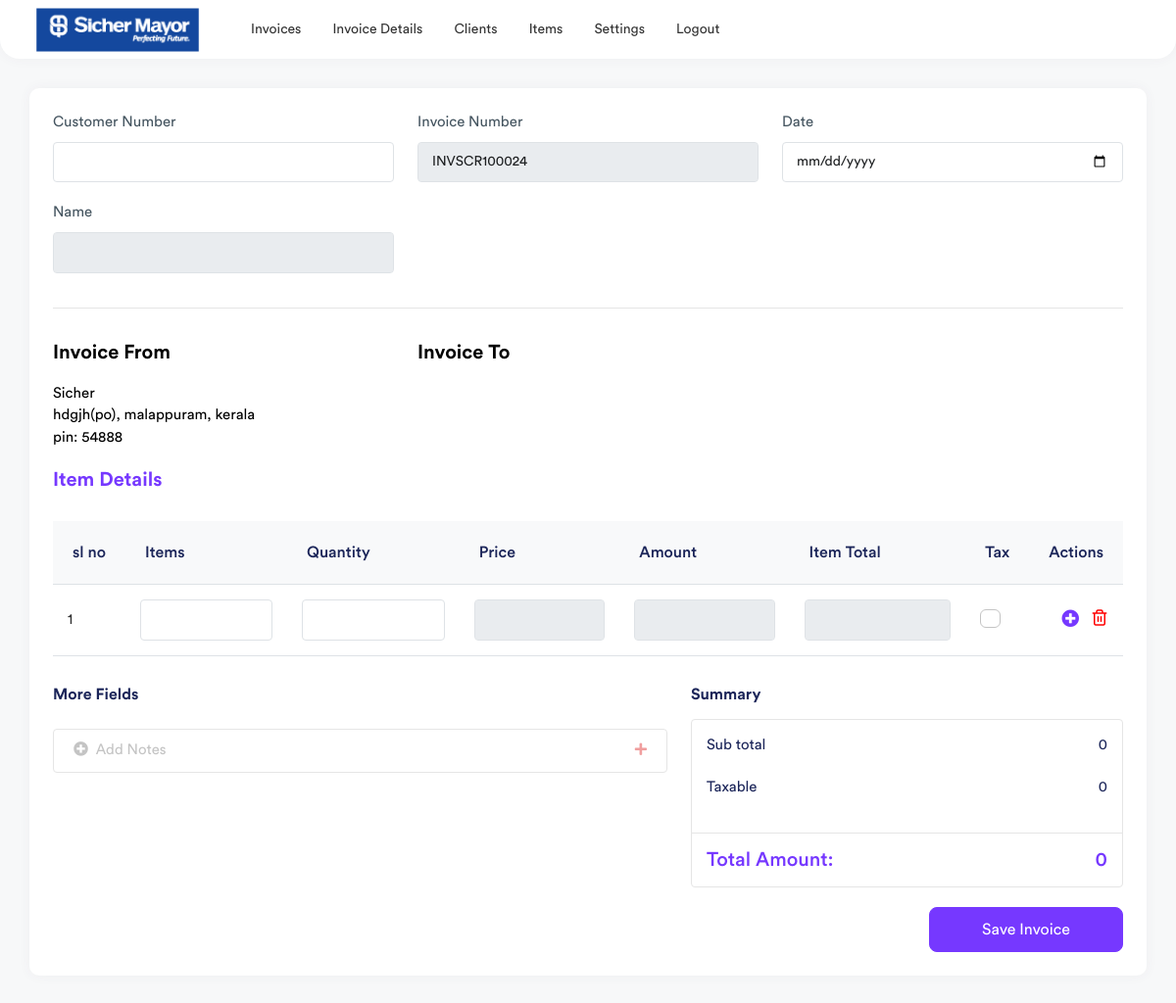
The page /invoice (signed in) on the database its author committed.
### invoice/models.py (models this page shows, shortened)
class FromDetails(models.Model):
    name = models.CharField(max_length=50,null=True)
    phone = models.CharField(max_length=20,null=True)
    email = models.CharField(max_length=50,null=True)
    website = models.CharField(max_length=50,null=True)
    address = models.CharField(max_length=100,null=True)
    district = models.CharField(max_length=50,null=True)
    state = models.CharField(max_length=25,null=True)
    pincode = models.CharField(max_length=15,null=True)
    class Meta:
        verbose_name_plural = ("Main Admin")

### invoice/views.py (the view)
# urls.py: path('invoice',views.invoice, name='invoice'),
@login_required(login_url="/login-page/")
def invoice(request):
    if Invoice.objects.exists():
        inv = Invoice.objects.last().id
        inv_id = 'INVSCR'+str(100000+inv)
    else:
        inv=0
        inv_id = 'INVSCR'+str(100000+inv)
    customers = ClientDetails.objects.all()
    admin_details = FromDetails.objects.all().last()
    items = Items.objects.all()
    context = {
        "invoice_id":inv_id,
        "customers":customers,
        "admin_details":admin_details,
        "items":items,
    }
    return render(request,'invoice.html',context)

### templates/invoice.html (shortened to what this page needs)
{% extends 'base.html' %}
{% load static %}
{% block content %}
<div class="page-wrapper" >
    <div class="content container-fluid">
        <div class="row">
            <div class="col-md-12">
                <div class="card invoices-add-card">
                    <div class="card-body">
                        <div class="invoices-main-form">
                            <div class="row">
                                <div class="col-xl-4 col-md-6 col-sm-12 col-12">
                                    <div class="form-group">
                                        <label>Customer Number</label>
                                        <input type="text" class="form-control" onchange="chengingName()" id="customerphone" name="checkname" list="customer">
                                    </div>
                                    <div class="form-group">
                                        <label>Name</label>
                                        <input type="text" class="form-control" readonly id="customername">
                                    </div>
                                </div>
                                <div class="col-xl-4 col-md-6 col-sm-12 col-12">
                                    <div class="form-group">
                                        <label>Invoice Number</label>
                                        <input type="text" class="form-control" id="invoicenumber" value="{{invoice_id}}" readonly name="invoicenumber" >
                                    </div>
                                </div>
                                <div class="col-xl-4 col-md-6 col-sm-12 col-12">
                                    <div class="form-group">
                                        <label>Date</label>
                                        <input type="date" class="form-control" id="invoicedate" name="date" >
                                    </div>
                                </div>
                            </div>
                        </div>
                        <div class="invoice-item">
                            <div class="row">
                                <div class="col-xl-4 col-lg-6 col-md-6">
                                    <div class="invoice-info">
                                        <strong class="customer-text">Invoice From </strong>
                                        <p class="invoice-details invoice-details-two">
                                            {{admin_details.name}}<br>
                                            {{admin_details.address}}, {{admin_details.district}}, {{admin_details.state }}<br>
                                            pin: {{admin_details.pincode}}<br>
                                        </p>
                                    </div>
                                </div>
                                <div class="col-xl-4 col-lg-6 col-md-6">
                                    <div class="invoice-info">
                                        <strong class="customer-text">Invoice To</strong>
                                        <p class="invoice-details invoice-details-two">
                                             <br>
                                                 <br>
                                                 <br>
                                        </p>
                                    </div>
                                </div>
                            </div>
                        </div>
                        <div class="invoice-add-table">
                            <h4>Item Details</h4>
                            <div class="table-responsive">
                                <table class="table table-center add-table-items">
                                    <thead>
                                        <tr><th>sl no</th>
                                            <th>Items</th>
                                            <th>Quantity</th>
                                            <th>Price</th>
                                            <th>Amount</th>
                                            <th>Item Total</th>
                                            <th>Tax</th>
                                            <th>Actions</th>
                                        </tr>
                                    </thead>
                                    <tbody>
                                        <tr class="add-row">
                                            <td>1</td>
                                            <td>
                                                <input type="text" class="form-control" onchange="ProductSearch(1)" id="itemname1" list="items">
                                            </td>
                                            <td>
                                                <input type="number" id="qty1" onchange="qtyChange(1)" class="form-control">
                                            </td>
                                            <td>
                                                <input type="number" readonly id="itemprice1" class="form-control">
                                            </td>
                                            <td>
                                                <input type="number" readonly    id="itemtotal1" class="form-control">
                                            </td>
                                            <td>
                                                <input type="number" readonly id="itemtaxtotal1" class="form-control">
                                            </td>
                                            <td>
                                                <label class="custom_check">
                                                    <span class="checkmark"></span>
                                                </label>
                                            </td>
                                            <td class="add-remove text-end">
                                                <a href="javascript:void(0);" class="add-btn me-2"><i
                                                        class="fas fa-plus-circle"></i></a>
                                                <a href="javascript:void(0);" onclick="DeleteRow(1)" class="remove-btn"><i
                                                        class="fe fe-trash-2"></i></a>
                                            </td>
                                        </tr>
                                    </tbody>
                                </table>
                            </div>
                        </div>
                        <div class="row">
                            <div class="col-lg-7 col-md-6">
                                <div class="invoice-fields">
                                    <h4 class="field-title">More Fields</h4>
                                </div>
                                <div class="invoice-faq">
                                    <div class="panel-group" id="accordion" role="tablist"
                                        aria-multiselectable="true">
                                        <div class="faq-tab">
                                            <div class="panel panel-default">
                                                <div class="panel-heading" role="tab" id="headingThree">
                                                    <p class="panel-title">
                                                        <a class="collapsed" data-bs-toggle="collapse"
                                                            data-bs-parent="#accordion"
                                                            href="#collapseThree" aria-expanded="false"
                                                            aria-controls="collapseThree">
                                                            <i class="fas fa-plus-circle me-1"></i> Add
                                                            Notes
                                                        </a>
                                                    </p>
                                                </div>
                                            </div>
                                        </div>
                                    </div>
                                </div>
                            </div>
                            <div class="col-lg-5 col-md-6">
                                <div class="invoice-total-card">
                                    <h4 class="invoice-total-title">Summary</h4>
                                    <div class="invoice-total-box">
                                        <div class="invoice-total-inner">
                                            <p>Sub total <span id="subtotall">0</span></p>
                                            <p>Taxable <span id="subtax">0</span></p>
                                        </div>
                                        <div class="invoice-total-footer">
                                            <h4>Total Amount: <span id="gtotal">0</span></h4>
                                        </div>
                                    </div>
                                </div>
                                <div class="upload-sign">
                                    <div class="form-group float-end mb-0">
                                        <button class="btn btn-primary" onclick="generatebill()">Save Invoice</button>
                                    </div>
                                </div>
                            </div>
                        </div>
                    </div>
                </div>
            </div>
        </div>
    </div>
</div>
{% endblock %}

### rows shown on the page
FromDetails: name "Sicher", address "hdgjh(po)", district "malappuram", state "kerala", pincode "54888"
